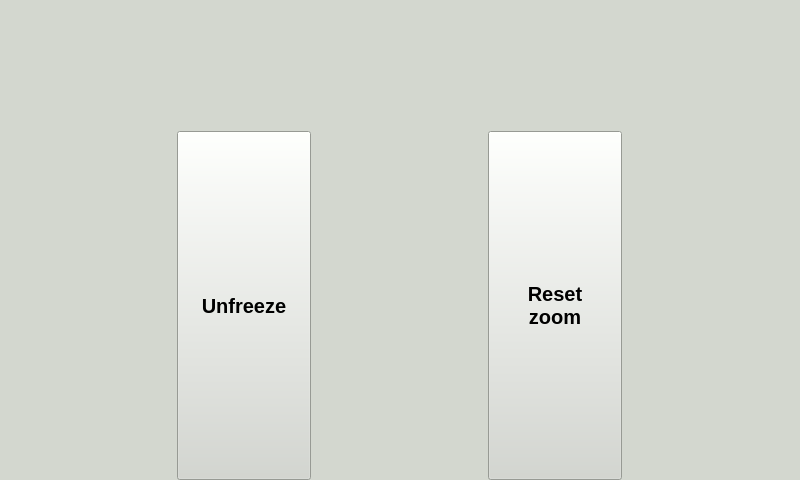
<?xml version="1.0" encoding="UTF-8"?>
<ui version="4.0">
 <class>MainWindow</class>
 <widget class="QMainWindow" name="FrozenPlots">
  <property name="geometry">
   <rect>
    <x>0</x>
    <y>0</y>
    <width>800</width>
    <height>480</height>
   </rect>
  </property>
  <property name="minimumSize">
   <size>
    <width>800</width>
    <height>480</height>
   </size>
  </property>
  <property name="maximumSize">
   <size>
    <width>800</width>
    <height>480</height>
   </size>
  </property>
  <property name="palette">
   <palette>
    <active>
     <colorrole role="WindowText">
      <brush brushstyle="SolidPattern">
       <color alpha="255">
        <red>0</red>
        <green>0</green>
        <blue>0</blue>
       </color>
      </brush>
     </colorrole>
     <colorrole role="Button">
      <brush brushstyle="SolidPattern">
       <color alpha="255">
        <red>211</red>
        <green>215</green>
        <blue>207</blue>
       </color>
      </brush>
     </colorrole>
     <colorrole role="Light">
      <brush brushstyle="SolidPattern">
       <color alpha="255">
        <red>255</red>
        <green>255</green>
        <blue>255</blue>
       </color>
      </brush>
     </colorrole>
     <colorrole role="Midlight">
      <brush brushstyle="SolidPattern">
       <color alpha="255">
        <red>233</red>
        <green>235</green>
        <blue>231</blue>
       </color>
      </brush>
     </colorrole>
     <colorrole role="Dark">
      <brush brushstyle="SolidPattern">
       <color alpha="255">
        <red>105</red>
        <green>107</green>
        <blue>103</blue>
       </color>
      </brush>
     </colorrole>
     <colorrole role="Mid">
      <brush brushstyle="SolidPattern">
       <color alpha="255">
        <red>141</red>
        <green>143</green>
        <blue>138</blue>
       </color>
      </brush>
     </colorrole>
     <colorrole role="Text">
      <brush brushstyle="SolidPattern">
       <color alpha="255">
        <red>0</red>
        <green>0</green>
        <blue>0</blue>
       </color>
      </brush>
     </colorrole>
     <colorrole role="BrightText">
      <brush brushstyle="SolidPattern">
       <color alpha="255">
        <red>255</red>
        <green>255</green>
        <blue>255</blue>
       </color>
      </brush>
     </colorrole>
     <colorrole role="ButtonText">
      <brush brushstyle="SolidPattern">
       <color alpha="255">
        <red>0</red>
        <green>0</green>
        <blue>0</blue>
       </color>
      </brush>
     </colorrole>
     <colorrole role="Base">
      <brush brushstyle="SolidPattern">
       <color alpha="255">
        <red>255</red>
        <green>255</green>
        <blue>255</blue>
       </color>
      </brush>
     </colorrole>
     <colorrole role="Window">
      <brush brushstyle="SolidPattern">
       <color alpha="255">
        <red>211</red>
        <green>215</green>
        <blue>207</blue>
       </color>
      </brush>
     </colorrole>
     <colorrole role="Shadow">
      <brush brushstyle="SolidPattern">
       <color alpha="255">
        <red>0</red>
        <green>0</green>
        <blue>0</blue>
       </color>
      </brush>
     </colorrole>
     <colorrole role="AlternateBase">
      <brush brushstyle="SolidPattern">
       <color alpha="255">
        <red>233</red>
        <green>235</green>
        <blue>231</blue>
       </color>
      </brush>
     </colorrole>
     <colorrole role="ToolTipBase">
      <brush brushstyle="SolidPattern">
       <color alpha="255">
        <red>255</red>
        <green>255</green>
        <blue>220</blue>
       </color>
      </brush>
     </colorrole>
     <colorrole role="ToolTipText">
      <brush brushstyle="SolidPattern">
       <color alpha="255">
        <red>0</red>
        <green>0</green>
        <blue>0</blue>
       </color>
      </brush>
     </colorrole>
    </active>
    <inactive>
     <colorrole role="WindowText">
      <brush brushstyle="SolidPattern">
       <color alpha="255">
        <red>0</red>
        <green>0</green>
        <blue>0</blue>
       </color>
      </brush>
     </colorrole>
     <colorrole role="Button">
      <brush brushstyle="SolidPattern">
       <color alpha="255">
        <red>211</red>
        <green>215</green>
        <blue>207</blue>
       </color>
      </brush>
     </colorrole>
     <colorrole role="Light">
      <brush brushstyle="SolidPattern">
       <color alpha="255">
        <red>255</red>
        <green>255</green>
        <blue>255</blue>
       </color>
      </brush>
     </colorrole>
     <colorrole role="Midlight">
      <brush brushstyle="SolidPattern">
       <color alpha="255">
        <red>233</red>
        <green>235</green>
        <blue>231</blue>
       </color>
      </brush>
     </colorrole>
     <colorrole role="Dark">
      <brush brushstyle="SolidPattern">
       <color alpha="255">
        <red>105</red>
        <green>107</green>
        <blue>103</blue>
       </color>
      </brush>
     </colorrole>
     <colorrole role="Mid">
      <brush brushstyle="SolidPattern">
       <color alpha="255">
        <red>141</red>
        <green>143</green>
        <blue>138</blue>
       </color>
      </brush>
     </colorrole>
     <colorrole role="Text">
      <brush brushstyle="SolidPattern">
       <color alpha="255">
        <red>0</red>
        <green>0</green>
        <blue>0</blue>
       </color>
      </brush>
     </colorrole>
     <colorrole role="BrightText">
      <brush brushstyle="SolidPattern">
       <color alpha="255">
        <red>255</red>
        <green>255</green>
        <blue>255</blue>
       </color>
      </brush>
     </colorrole>
     <colorrole role="ButtonText">
      <brush brushstyle="SolidPattern">
       <color alpha="255">
        <red>0</red>
        <green>0</green>
        <blue>0</blue>
       </color>
      </brush>
     </colorrole>
     <colorrole role="Base">
      <brush brushstyle="SolidPattern">
       <color alpha="255">
        <red>255</red>
        <green>255</green>
        <blue>255</blue>
       </color>
      </brush>
     </colorrole>
     <colorrole role="Window">
      <brush brushstyle="SolidPattern">
       <color alpha="255">
        <red>211</red>
        <green>215</green>
        <blue>207</blue>
       </color>
      </brush>
     </colorrole>
     <colorrole role="Shadow">
      <brush brushstyle="SolidPattern">
       <color alpha="255">
        <red>0</red>
        <green>0</green>
        <blue>0</blue>
       </color>
      </brush>
     </colorrole>
     <colorrole role="AlternateBase">
      <brush brushstyle="SolidPattern">
       <color alpha="255">
        <red>233</red>
        <green>235</green>
        <blue>231</blue>
       </color>
      </brush>
     </colorrole>
     <colorrole role="ToolTipBase">
      <brush brushstyle="SolidPattern">
       <color alpha="255">
        <red>255</red>
        <green>255</green>
        <blue>220</blue>
       </color>
      </brush>
     </colorrole>
     <colorrole role="ToolTipText">
      <brush brushstyle="SolidPattern">
       <color alpha="255">
        <red>0</red>
        <green>0</green>
        <blue>0</blue>
       </color>
      </brush>
     </colorrole>
    </inactive>
    <disabled>
     <colorrole role="WindowText">
      <brush brushstyle="SolidPattern">
       <color alpha="255">
        <red>105</red>
        <green>107</green>
        <blue>103</blue>
       </color>
      </brush>
     </colorrole>
     <colorrole role="Button">
      <brush brushstyle="SolidPattern">
       <color alpha="255">
        <red>211</red>
        <green>215</green>
        <blue>207</blue>
       </color>
      </brush>
     </colorrole>
     <colorrole role="Light">
      <brush brushstyle="SolidPattern">
       <color alpha="255">
        <red>255</red>
        <green>255</green>
        <blue>255</blue>
       </color>
      </brush>
     </colorrole>
     <colorrole role="Midlight">
      <brush brushstyle="SolidPattern">
       <color alpha="255">
        <red>233</red>
        <green>235</green>
        <blue>231</blue>
       </color>
      </brush>
     </colorrole>
     <colorrole role="Dark">
      <brush brushstyle="SolidPattern">
       <color alpha="255">
        <red>105</red>
        <green>107</green>
        <blue>103</blue>
       </color>
      </brush>
     </colorrole>
     <colorrole role="Mid">
      <brush brushstyle="SolidPattern">
       <color alpha="255">
        <red>141</red>
        <green>143</green>
        <blue>138</blue>
       </color>
      </brush>
     </colorrole>
     <colorrole role="Text">
      <brush brushstyle="SolidPattern">
       <color alpha="255">
        <red>105</red>
        <green>107</green>
        <blue>103</blue>
       </color>
      </brush>
     </colorrole>
     <colorrole role="BrightText">
      <brush brushstyle="SolidPattern">
       <color alpha="255">
        <red>255</red>
        <green>255</green>
        <blue>255</blue>
       </color>
      </brush>
     </colorrole>
     <colorrole role="ButtonText">
      <brush brushstyle="SolidPattern">
       <color alpha="255">
        <red>105</red>
        <green>107</green>
        <blue>103</blue>
       </color>
      </brush>
     </colorrole>
     <colorrole role="Base">
      <brush brushstyle="SolidPattern">
       <color alpha="255">
        <red>211</red>
        <green>215</green>
        <blue>207</blue>
       </color>
      </brush>
     </colorrole>
     <colorrole role="Window">
      <brush brushstyle="SolidPattern">
       <color alpha="255">
        <red>211</red>
        <green>215</green>
        <blue>207</blue>
       </color>
      </brush>
     </colorrole>
     <colorrole role="Shadow">
      <brush brushstyle="SolidPattern">
       <color alpha="255">
        <red>0</red>
        <green>0</green>
        <blue>0</blue>
       </color>
      </brush>
     </colorrole>
     <colorrole role="AlternateBase">
      <brush brushstyle="SolidPattern">
       <color alpha="255">
        <red>211</red>
        <green>215</green>
        <blue>207</blue>
       </color>
      </brush>
     </colorrole>
     <colorrole role="ToolTipBase">
      <brush brushstyle="SolidPattern">
       <color alpha="255">
        <red>255</red>
        <green>255</green>
        <blue>220</blue>
       </color>
      </brush>
     </colorrole>
     <colorrole role="ToolTipText">
      <brush brushstyle="SolidPattern">
       <color alpha="255">
        <red>0</red>
        <green>0</green>
        <blue>0</blue>
       </color>
      </brush>
     </colorrole>
    </disabled>
   </palette>
  </property>
  <property name="windowTitle">
   <string>MVM GUI</string>
  </property>
  <widget class="QWidget" name="centralWidget">
   <layout class="QGridLayout" name="gridLayout">
    <property name="leftMargin">
     <number>0</number>
    </property>
    <property name="topMargin">
     <number>0</number>
    </property>
    <property name="rightMargin">
     <number>0</number>
    </property>
    <property name="bottomMargin">
     <number>0</number>
    </property>
    <property name="spacing">
     <number>0</number>
    </property>
    <item row="0" column="0">
     <widget class="PlotWidget" name="frozen_plot_top" native="true"/>
    </item>
    <item row="0" column="1">
     <widget class="Monitor" name="frozen_monitor_top" native="true">
      <property name="maximumSize">
       <size>
        <width>161</width>
        <height>131</height>
       </size>
      </property>
     </widget>
    </item>
    <item row="1" column="0">
     <widget class="PlotWidget" name="frozen_plot_mid" native="true"/>
    </item>
    <item row="1" column="1">
     <widget class="Monitor" name="frozen_monitor_mid" native="true">
      <property name="maximumSize">
       <size>
        <width>161</width>
        <height>131</height>
       </size>
      </property>
     </widget>
    </item>
    <item row="2" column="0">
     <widget class="PlotWidget" name="frozen_plot_bot" native="true"/>
    </item>
    <item row="2" column="1">
     <widget class="Monitor" name="frozen_monitor_bot" native="true">
      <property name="minimumSize">
       <size>
        <width>161</width>
        <height>131</height>
       </size>
      </property>
      <property name="maximumSize">
       <size>
        <width>161</width>
        <height>131</height>
       </size>
      </property>
     </widget>
    </item>
    <item row="3" column="0" colspan="2">
     <widget class="QWidget" name="Form">
      <layout class="QHBoxLayout" name="horizontalLayout">
       <property name="spacing">
        <number>0</number>
       </property>
       <property name="leftMargin">
        <number>0</number>
       </property>
       <property name="topMargin">
        <number>0</number>
       </property>
       <property name="rightMargin">
        <number>0</number>
       </property>
       <property name="bottomMargin">
        <number>0</number>
       </property>
       <item>
        <widget class="QPushButton" name="button_back">
         <property name="sizePolicy">
          <sizepolicy hsizetype="Minimum" vsizetype="Expanding">
           <horstretch>0</horstretch>
           <verstretch>0</verstretch>
          </sizepolicy>
         </property>
         <property name="maximumSize">
          <size>
           <width>134</width>
           <height>16777215</height>
          </size>
         </property>
         <property name="font">
          <font>
           <pointsize>15</pointsize>
           <weight>75</weight>
           <bold>true</bold>
          </font>
         </property>
         <property name="text">
          <string>Unfreeze</string>
         </property>
        </widget>
       </item>
       <item>
        <widget class="QPushButton" name="button_reset">
         <property name="sizePolicy">
          <sizepolicy hsizetype="Minimum" vsizetype="Expanding">
           <horstretch>0</horstretch>
           <verstretch>0</verstretch>
          </sizepolicy>
         </property>
         <property name="maximumSize">
          <size>
           <width>134</width>
           <height>16777215</height>
          </size>
         </property>
         <property name="font">
          <font>
           <pointsize>15</pointsize>
           <weight>75</weight>
           <bold>true</bold>
          </font>
         </property>
         <property name="text">
          <string>Reset
zoom</string>
         </property>
        </widget>
       </item>
      </layout>
     </widget>
    </item>
   </layout>
  </widget>
 </widget>
 <layoutdefault spacing="6" margin="11"/>
 <customwidgets>
  <customwidget>
   <class>PlotWidget</class>
   <extends>QWidget</extends>
   <header>pyqtgraph</header>
   <container>1</container>
  </customwidget>
  <customwidget>
   <class>Monitor</class>
   <extends>QWidget</extends>
   <header>monitor/monitor</header>
   <container>1</container>
  </customwidget>
  <customwidget>
   <class>Toolbar</class>
   <extends>QWidget</extends>
   <header>toolbar/toolbar</header>
   <container>1</container>
  </customwidget>
 </customwidgets>
 <resources/>
 <connections/>
</ui>
